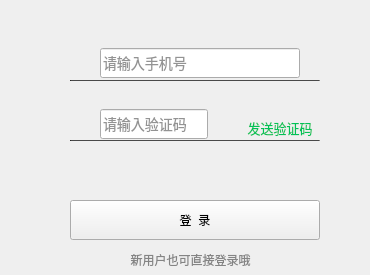
<?xml version="1.0" encoding="UTF-8"?>
<ui version="4.0">
 <class>SmsLoginWidget</class>
 <widget class="QWidget" name="SmsLoginWidget">
  <property name="geometry">
   <rect>
    <x>0</x>
    <y>0</y>
    <width>370</width>
    <height>275</height>
   </rect>
  </property>
  <property name="minimumSize">
   <size>
    <width>370</width>
    <height>275</height>
   </size>
  </property>
  <property name="maximumSize">
   <size>
    <width>370</width>
    <height>275</height>
   </size>
  </property>
  <property name="windowTitle">
   <string>Form</string>
  </property>
  <widget class="QLabel" name="label">
   <property name="geometry">
    <rect>
     <x>70</x>
     <y>50</y>
     <width>28</width>
     <height>28</height>
    </rect>
   </property>
   <property name="minimumSize">
    <size>
     <width>28</width>
     <height>28</height>
    </size>
   </property>
   <property name="maximumSize">
    <size>
     <width>28</width>
     <height>28</height>
    </size>
   </property>
   <property name="text">
    <string/>
   </property>
   <property name="pixmap">
    <pixmap resource="themestyle.qrc">:/Resource/Images/phone-icon.png</pixmap>
   </property>
   <property name="alignment">
    <set>Qt::AlignCenter</set>
   </property>
  </widget>
  <widget class="QLineEdit" name="editPhone">
   <property name="geometry">
    <rect>
     <x>100</x>
     <y>48</y>
     <width>200</width>
     <height>30</height>
    </rect>
   </property>
   <property name="minimumSize">
    <size>
     <width>200</width>
     <height>30</height>
    </size>
   </property>
   <property name="maximumSize">
    <size>
     <width>200</width>
     <height>30</height>
    </size>
   </property>
   <property name="styleSheet">
    <string notr="true">font-size:14px;
font-weight:400;
color:rgba(0,0,0,0.85);
line-height:16px;</string>
   </property>
   <property name="placeholderText">
    <string>&#35831;&#36755;&#20837;&#25163;&#26426;&#21495;</string>
   </property>
  </widget>
  <widget class="QLabel" name="label_2">
   <property name="geometry">
    <rect>
     <x>70</x>
     <y>110</y>
     <width>28</width>
     <height>28</height>
    </rect>
   </property>
   <property name="minimumSize">
    <size>
     <width>28</width>
     <height>28</height>
    </size>
   </property>
   <property name="maximumSize">
    <size>
     <width>28</width>
     <height>28</height>
    </size>
   </property>
   <property name="text">
    <string/>
   </property>
   <property name="pixmap">
    <pixmap resource="themestyle.qrc">:/Resource/Images/qrcode-icon.png</pixmap>
   </property>
   <property name="alignment">
    <set>Qt::AlignCenter</set>
   </property>
  </widget>
  <widget class="QPushButton" name="btnSendSms">
   <property name="geometry">
    <rect>
     <x>240</x>
     <y>115</y>
     <width>80</width>
     <height>25</height>
    </rect>
   </property>
   <property name="minimumSize">
    <size>
     <width>80</width>
     <height>25</height>
    </size>
   </property>
   <property name="maximumSize">
    <size>
     <width>80</width>
     <height>25</height>
    </size>
   </property>
   <property name="cursor">
    <cursorShape>PointingHandCursor</cursorShape>
   </property>
   <property name="styleSheet">
    <string notr="true">font-size:13px;
font-family:PingFangHK-Regular;
font-weight:400;
color:rgba(1,194,87,1);
line-height:17px;</string>
   </property>
   <property name="text">
    <string>&#21457;&#36865;&#39564;&#35777;&#30721;</string>
   </property>
   <property name="flat">
    <bool>true</bool>
   </property>
  </widget>
  <widget class="QLineEdit" name="editSmsNo">
   <property name="geometry">
    <rect>
     <x>100</x>
     <y>109</y>
     <width>108</width>
     <height>30</height>
    </rect>
   </property>
   <property name="maximumSize">
    <size>
     <width>110</width>
     <height>40</height>
    </size>
   </property>
   <property name="styleSheet">
    <string notr="true">font-size:14px;
font-weight:400;
color:rgba(0,0,0,0.85);
line-height:16px;</string>
   </property>
   <property name="placeholderText">
    <string>&#35831;&#36755;&#20837;&#39564;&#35777;&#30721;</string>
   </property>
  </widget>
  <widget class="QPushButton" name="btnSmsLogin">
   <property name="geometry">
    <rect>
     <x>70</x>
     <y>200</y>
     <width>250</width>
     <height>40</height>
    </rect>
   </property>
   <property name="minimumSize">
    <size>
     <width>250</width>
     <height>40</height>
    </size>
   </property>
   <property name="maximumSize">
    <size>
     <width>250</width>
     <height>40</height>
    </size>
   </property>
   <property name="text">
    <string>&#30331;  &#24405;</string>
   </property>
   <property name="autoDefault">
    <bool>true</bool>
   </property>
  </widget>
  <widget class="QLabel" name="label_3">
   <property name="geometry">
    <rect>
     <x>120</x>
     <y>250</y>
     <width>141</width>
     <height>20</height>
    </rect>
   </property>
   <property name="styleSheet">
    <string notr="true">font-size:12px;
font-family:PingFangHK-Regular;
font-weight:400;
color:rgba(0,0,0,0.45);
line-height:17px;</string>
   </property>
   <property name="text">
    <string>&#26032;&#29992;&#25143;&#20063;&#21487;&#30452;&#25509;&#30331;&#24405;&#21734;</string>
   </property>
   <property name="alignment">
    <set>Qt::AlignCenter</set>
   </property>
  </widget>
  <widget class="QLabel" name="labelLoginError">
   <property name="geometry">
    <rect>
     <x>70</x>
     <y>15</y>
     <width>300</width>
     <height>21</height>
    </rect>
   </property>
   <property name="styleSheet">
    <string notr="true">font-size:12px;
font-weight:400;
color:rgba(255,39,65,1);
line-height:17px;</string>
   </property>
   <property name="text">
    <string/>
   </property>
  </widget>
  <widget class="Line" name="line">
   <property name="geometry">
    <rect>
     <x>70</x>
     <y>80</y>
     <width>250</width>
     <height>1</height>
    </rect>
   </property>
   <property name="styleSheet">
    <string notr="true">background:rgba(0,0,0,0.45);</string>
   </property>
   <property name="orientation">
    <enum>Qt::Horizontal</enum>
   </property>
  </widget>
  <widget class="Line" name="line_2">
   <property name="geometry">
    <rect>
     <x>70</x>
     <y>140</y>
     <width>250</width>
     <height>1</height>
    </rect>
   </property>
   <property name="styleSheet">
    <string notr="true">background:rgba(0,0,0,0.45);</string>
   </property>
   <property name="orientation">
    <enum>Qt::Horizontal</enum>
   </property>
  </widget>
  <widget class="QLabel" name="labelRight">
   <property name="geometry">
    <rect>
     <x>300</x>
     <y>60</y>
     <width>16</width>
     <height>16</height>
    </rect>
   </property>
   <property name="minimumSize">
    <size>
     <width>16</width>
     <height>16</height>
    </size>
   </property>
   <property name="maximumSize">
    <size>
     <width>16</width>
     <height>16</height>
    </size>
   </property>
   <property name="text">
    <string/>
   </property>
   <property name="pixmap">
    <pixmap resource="themestyle.qrc">:/Resource/Images/currect.png</pixmap>
   </property>
   <property name="scaledContents">
    <bool>true</bool>
   </property>
  </widget>
 </widget>
 <resources>
  <include location="themestyle.qrc"/>
 </resources>
 <connections/>
</ui>
